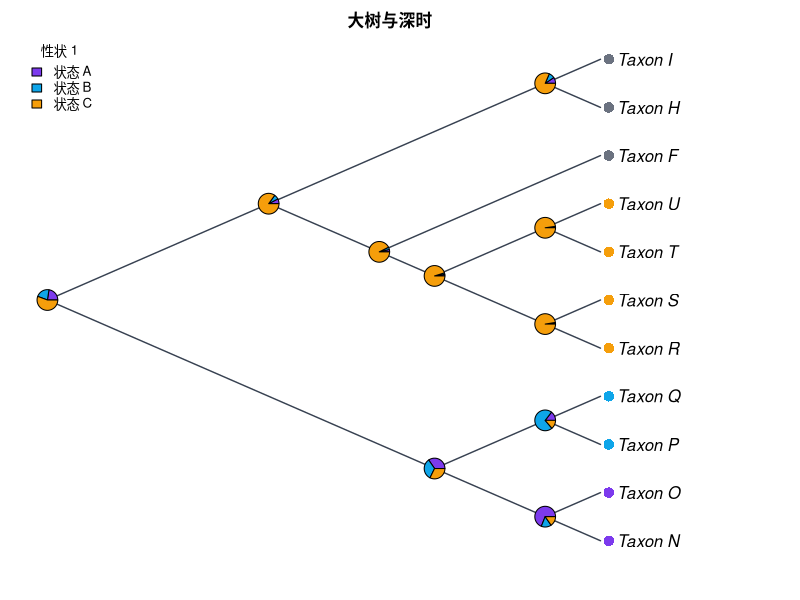

This figure's R source:
#!/usr/bin/env Rscript
# CladeForge reproducible-analysis script
# Project : 大树与深时
# Format  : CladeForge project v0.2.0
# Software: CladeForge 0.3.0 (this header is the provenance stamp a
#           reproducibility checklist asks for: software version, generation
#           time and the analysis parameters are printed beside the numbers)
# Generated: (timestamp omitted in fixture)
#
# PARAMETER SUMMARY (what the app used):
#   * parsimony: tie-break = parent-state first, then tip frequency, then
#     declaration order; the reported single path is ONE of possibly many
#     equally parsimonious reconstructions.
#   * Mk: each character's rate is the application's own fit (maximum-likelihood fit (1-D profile over the pruning likelihood)),
#     baked in at generation time; the script replays that number instead of
#     re-fitting, so its posteriors match what the app reported. Characters the
#     app could not fit fall back to 1 / mean(branch length) with a printed
#     note. Display threshold applied post hoc; the posterior is marginal
#     (per-node), NOT joint.
#   * The R implementation below computes the likelihood in ORDINARY space
#     while the app runs in log-space: values agree to floating-point noise on
#     modest trees but can drift on very large or very unbalanced ones.
#   * Node ancestral states asserted by the user in CladeForge are IGNORED by
#     the parsimony baseline (independent reference by design); the R script
#     reproduces that baseline, not the user's hypotheses.
#
# What this script reproduces, and what it does not:
#   REPRODUCED (same algorithms as the application):
#     * Sankoff parsimony with the project's step matrix (advisory baseline);
#     * equal-rates Mk ancestral-state reconstruction (pruning + up-pass), i.e.
#       the posterior probabilities the app reports.
#   APPROXIMATED:
#     * a PDF figure drawn from the same data — character-coloured tips,
#       posterior pies, legend — in the project's cladogram layout
#       (equal branch spacing, like the CladeForge cladogram (branch lengths ignored)). It is NOT a pixel copy of the on-screen figure: manual
#       node positions, collapsed clades, custom reticulation edges, era bands
#       and the interactive ladderising order are GUI state that ape does not
#       consume. The topology, tip labels, states and posteriors are identical;
#       the geometry is a same-data rendering.
#   Branch lengths: present, used as given.
# Run with: Rscript this_file.R   (install.packages("ape") if needed)

library(ape)

# The tree is assembled from vectors rather than parsed from Newick, so every
# label survives byte-exact even where ape's own reader would mangle it.
tree <- structure(
  list(
    edge = matrix(c(12, 13, 12, 14, 13, 15, 13, 16, 14, 17, 14, 18, 15, 1, 15, 2, 16, 3, 16, 4, 17, 19, 17, 5, 18, 6, 18, 7, 19, 20, 19, 21, 20, 8, 20, 9, 21, 10, 21, 11), ncol = 2, byrow = TRUE),
    edge.length = c(500, 600, 700, 800, 150, 350, 2800, 2800, 2700, 2700, 50, 150, 50, 150, 600, 700, 2600, 2600, 2500, 2500),
    Nnode = 10L,
    tip.label = c("Taxon_N", "Taxon_O", "Taxon_P", "Taxon_Q", "Taxon_F", "Taxon_H", "Taxon_I", "Taxon_R", "Taxon_S", "Taxon_T", "Taxon_U"),
    node.label = c("Taxon_A", "Taxon_B", "Taxon_C", "Taxon_J", "Taxon_K", "Taxon_D", "Taxon_G", "Taxon_E", "Taxon_L", "Taxon_M")
  ),
  class = "phylo"
)

# Branch lengths, with an explicit unit-length fallback: a cladogram-only project
# serialises no lengths at all, and 1 / mean(NULL) would poison every
# transition probability below.
bl <- tree$edge.length
if (is.null(bl) || !any(is.finite(bl) & bl > 0)) {
  bl <- rep(1, nrow(tree$edge))
  cat("NOTE: the tree carries no usable branch lengths; Mk probabilities and the\n")
  cat("      figure use unit (equal) branch lengths, i.e. topology-only inference.\n\n")
}

# Equal-rates Mk rate: one expected substitution per mean branch, so the
# transition probabilities are invariant to the tree's absolute scale. Every
# length above is already resolved the way the application resolves it (a
# recorded 0 is a real zero; unset / negative / non-finite became 1), so the mean
# runs over ALL of them — filtering here would drop zero-length and unmeasured
# edges from the average and make this script reconstruct at a different rate
# than the application reports. Deriving it from the fallback-protected bl
# above is what keeps the rate finite for a cladogram-only project.
#
# This fallback rate is used ONLY for a character the application itself could
# not fit (NULL rate below); characters with a baked rate replay the
# application's ML value, so the script's posteriors match the app's instead
# of drifting with the branch-length mean.
rate <- 1 / mean(bl)


characters <- list(
  list(
    name = "性状 1",
    type = "discrete",
    states = c("状态 A", "状态 B", "状态 C"),
    colors = c("#7c3aed", "#0ea5e9", "#f59e0b"),
    cost = NULL,
    rate = 0.00006778334067067193,
    tips = c("Taxon_N" = "状态 A", "Taxon_O" = "状态 A", "Taxon_P" = "状态 B", "Taxon_Q" = "状态 B", "Taxon_R" = "状态 C", "Taxon_S" = "状态 C", "Taxon_T" = "状态 C", "Taxon_U" = "状态 C")
  ),
  list(
    name = "性状 2",
    type = "discrete",
    states = c("状态 A", "状态 B", "状态 C"),
    colors = c("#dc2626", "#f97316", "#22c55e"),
    cost = NULL,
    rate = 0.00006856783131526523,
    tips = c("Taxon_N" = "状态 C", "Taxon_O" = "状态 C", "Taxon_P" = "状态 C", "Taxon_Q" = "状态 C", "Taxon_R" = "状态 A", "Taxon_S" = "状态 A", "Taxon_T" = "状态 B", "Taxon_U" = "状态 B")
  )
)

# --- helpers ----------------------------------------------------------------

## Equal-rates (ER) Mk transition matrix P(t): the same closed form used by
## CladeForge's inference assistant. The rate is scaled by the mean branch
## length so probabilities are invariant to the tree's absolute scale.
p_er <- function(t, k, rate) {
  e <- exp(-k * rate * t)
  P <- matrix(1 / k, k, k) - (1 / k) * e
  diag(P) <- 1 / k + ((k - 1) / k) * e
  P
}

## Sankoff parsimony down/up pass. 'cost' is k x k; tips absent from tip_states
## are treated as missing data.
sankoff <- function(tree, tip_states, states, cost) {
  ntip <- length(tree$tip.label)
  k <- length(states)
  sidx <- setNames(seq_len(k), states)
  x <- sidx[tip_states[tree$tip.label]]
  parent <- tree$edge[, 1]
  child <- tree$edge[, 2]
  kids <- split(child, parent)
  root <- setdiff(unique(parent), unique(child))
  g <- matrix(0, nrow = ntip + tree$Nnode, ncol = k)
  rownames(g) <- as.character(seq_len(ntip + tree$Nnode))
  ## Down-pass: internal node indices decrease from root, so descending order
  ## visits children before parents.
  for (v in sort(as.integer(names(kids)), decreasing = TRUE)) {
    for (i in seq_len(k)) {
      total <- 0
      for (ch in kids[[as.character(v)]]) {
        if (ch <= ntip) {
          xi <- x[[ch]]
          if (is.na(xi)) next
          total <- total + min(cost[i, ] + ifelse(seq_len(k) == xi, 0, Inf))
        } else {
          total <- total + min(cost[i, ] + g[as.character(ch), ])
        }
      }
      g[as.character(v), i] <- total
    }
  }
  ## Up-pass: assign each node a state minimising cost given its parent.
  node_state <- integer(ntip + tree$Nnode)
  walk <- function(v, parent_state) {
    base <- if (parent_state == 0L) rep(0, k) else cost[parent_state, ]
    scores <- base + g[as.character(v), ]
    best <- which.min(scores)
    node_state[v] <<- best
    for (ch in kids[[as.character(v)]]) {
      if (ch > ntip) walk(ch, best)
    }
  }
  walk(root, 0L)
  list(cost = min(g[as.character(root), ]),
       states = node_state, k = k)
}

## Equal-rates Mk marginal ancestral reconstruction: Felsenstein pruning
## (down-pass) + parent/sibling up-pass, normal space. Uses the script-level
## 'bl' (which already falls back to unit lengths when the tree has none) and the
## 'rate' is passed per character: the application's own ML fit for that
## character when it has one, else the 1 / mean usable branch length fallback.
## For very large or very unbalanced trees prefer log-space implementations
## (phangorn::ace, phytools).
mk_asr <- function(tree, tip_states, states, rate) {
  ntip <- length(tree$tip.label)
  k <- length(states)
  sidx <- setNames(seq_len(k), states)
  x <- sidx[tip_states[tree$tip.label]]
  parent <- tree$edge[, 1]
  child <- tree$edge[, 2]
  kids <- split(seq_along(child), parent)  # edge-row indices per parent
  root <- setdiff(unique(parent), unique(child))
  L <- matrix(1, nrow = ntip + tree$Nnode, ncol = k)
  rownames(L) <- as.character(seq_len(ntip + tree$Nnode))
  for (v in sort(as.integer(names(kids)), decreasing = TRUE)) {
    rows <- kids[[as.character(v)]]
    vec <- rep(1, k)
    for (r in rows) {
      ch <- child[r]
      m <- if (ch <= ntip) {
        xi <- x[[ch]]
        if (is.na(xi)) rep(1, k) else as.numeric(seq_len(k) == xi)
      } else L[as.character(ch), ]
      vec <- vec * (p_er(bl[r], k, rate) %*% m)
    }
    s <- sum(vec)
    L[as.character(v), ] <- if (s > 0) vec / s else rep(1 / k, k)
  }
  G <- matrix(1 / k, nrow = ntip + tree$Nnode, ncol = k)
  rownames(G) <- rownames(L)
  for (v in sort(as.integer(names(kids)))) {
    rows <- kids[[as.character(v)]]
    for (r in rows) {
      ch <- child[r]
      if (ch <= ntip) next
      sib_msg <- rep(1, k)
      for (r2 in rows) {
        ch2 <- child[r2]
        if (ch2 == ch) next
        m2 <- if (ch2 <= ntip) {
          xi <- x[[ch2]]
          if (is.na(xi)) rep(1, k) else as.numeric(seq_len(k) == xi)
        } else L[as.character(ch2), ]
        sib_msg <- sib_msg * (p_er(bl[r2], k, rate) %*% m2)
      }
      G[as.character(ch), ] <- p_er(bl[r], k, rate) %*% (G[as.character(v), ] * sib_msg)
      G[as.character(ch), ] <- G[as.character(ch), ] / sum(G[as.character(ch), ])
    }
  }
  post <- L * G
  post <- post / rowSums(post)
  list(posterior = post)
}

# --- analysis ---------------------------------------------------------------

cat("CladeForge reproducible analysis\n")
cat("Tree:", Ntip(tree), "tips,", tree$Nnode, "internal nodes\n\n")

internal_nodes <- (length(tree$tip.label) + 1):(length(tree$tip.label) + tree$Nnode)

for (ch in characters) {
  cat("== Character:", ch$name, "==\n")
  if (ch$type != "discrete" || length(ch$states) < 2) {
    cat("   continuous or single-state: exported as data only\n\n")
    next
  }
  scored <- ch$tips[names(ch$tips) %in% tree$tip.label]
  cost <- ch$cost
  if (is.null(cost)) {
    k <- length(ch$states)
    cost <- matrix(1, k, k); diag(cost) <- 0
  }
  sp <- sankoff(tree, scored, ch$states, cost)
  cat(sprintf("   Sankoff minimum cost: %g (step-matrix units)\n", sp$cost))
  ch_rate <- if (is.null(ch$rate)) {
    cat(sprintf("   NOTE: the application could not fit a rate for this character; using 1 / mean(branch length) = %g\n", rate))
    rate
  } else ch$rate
  asr <- mk_asr(tree, scored, ch$states, ch_rate)
  cat("   Mk posterior at each internal node (states:",
      paste(ch$states, collapse = " / "), ")\n")
  print(round(asr$posterior[as.character(internal_nodes), , drop = FALSE], 3))
  cat("\n")
}

# --- figure -----------------------------------------------------------------
# A same-data rendering of the GUI figure: character-coloured tips (first
# discrete character) + posterior pies at internal nodes + auto legend, in the
# layout the project is displayed as. Manual positions / collapsed clades /
# custom edges / era bands are GUI-only and are not reproduced here.

discrete <- Filter(function(ch) ch$type == "discrete" && length(ch$states) >= 2, characters)

# cairo_pdf renders unicode labels reliably; use pdf() if cairo is unavailable.
cairo_pdf("cladeforge_reconstruction.pdf", width = 9, height = 7)
par(mar = c(2, 1, 2, 2), xpd = NA)
cat("Figure layout: type = cladogram, use.edge.length = FALSE",
    "(equal branch spacing, like the CladeForge cladogram (branch lengths ignored))\n")
plot(tree, type = "cladogram", use.edge.length = FALSE,
     show.tip.label = TRUE,
     label.offset = 0.3,
     edge.color = "#374151", edge.width = 1.4)
title(main = "大树与深时", cex.main = 1.0)

if (length(discrete) > 0) {
  main <- discrete[[1]]
  scored <- main$tips[names(main$tips) %in% tree$tip.label]
  k <- length(main$states)
  cost <- main$cost
  if (is.null(cost)) { cost <- matrix(1, k, k); diag(cost) <- 0 }

  tip_col <- rep("#6b7280", Ntip(tree))
  names(tip_col) <- tree$tip.label
  for (lab in names(scored)) tip_col[[lab]] <- main$colors[[match(scored[[lab]], main$states)]]
  tiplabels(pch = 16, col = tip_col, cex = 1.4, offset = 0.15)

  asr <- mk_asr(tree, scored, main$states, if (is.null(main$rate)) rate else main$rate)
  nodelabels(node = internal_nodes, pie = asr$posterior[as.character(internal_nodes), , drop = FALSE],
             piecol = main$colors, cex = 0.7)
  legend("topleft", legend = main$states, fill = main$colors,
         title = main$name, bty = "n", cex = 0.8)
}

dev.off()

cat("Wrote cladeforge_reconstruction.pdf\n")
